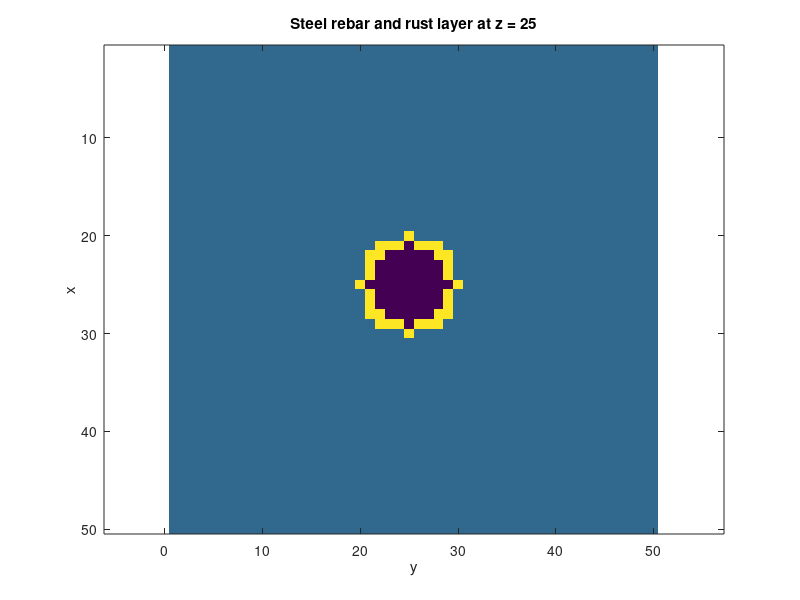

This chart was generated by the following MATLAB code:
clc;
clear;
close all;

%----- Medium ----------
length_x = 0.05;
length_y = 0.05;
length_z = 0.05;

eps0=8.854e-12;
meu0=4*pi*1e-7;
real_epsr_conc=4; % relative permittivity of concrete = 4 - j0.06
img_epsr_conc=0.06;
real_epsr_rust=10; % relative permittivity of rust = 10 - j0.86
img_epsr_rust=0.86;
eps_conc=eps0*real_epsr_conc;
eps_rust=eps0*real_epsr_rust;
eps_steel=eps0; 
meur=1;
meu=meu0*meur;

%---- Signal -----------
c=3e8;
v=c/sqrt(real_epsr_conc*meur);
freq=12e9;
lamda=v/freq;
lamda_min = lamda/sqrt(real_epsr_conc*meur);

%------ Conductivity values ---------
cond_conc=2*pi*freq*eps0*img_epsr_conc;
cond_rust=2*pi*freq*eps0*img_epsr_rust;

%------ Cell length and time step---------
dx=1e-3;
dy=dx;
dz=dy;
dt=1/(v*sqrt(1/(dx^2) + 1/(dy^2) + 1/(dz^2)));

%------- Rust conditions ---------
bar_exists = 1;
corr = 5;

%------- Corrosion base values ---------
rs_paper = [12.50,12.18,11.85,11.52,11.18,10.82,10.45]/2000;
rr_paper = [12.50,13.40,14.25,15.05,15.81,16.53,17.23]/2000;

if corr~=0
    for i=1:6
        if corr==5*i
            rs = ceil(rs_paper(i+1)/(2*dx));
            rr = ceil((rr_paper(i+1)-rs_paper(i+1))/(2*dx));    
        end
    end
else
    rs = ceil(rs_paper(1)/(2*dx));
    rr = 0;
end

N_cells_x = round(length_x/dx);
N_cells_y = round(length_y/dy);
N_cells_z = round(length_z/dz);

Mid_cell_x = round(N_cells_x/2); % position to launch the signal
Mid_cell_y = round(N_cells_y/2);
Mid_cell_z = round(N_cells_z/2);

[Y, X, Z] = meshgrid(1:N_cells_y, 1:N_cells_x, 1:N_cells_z);

% Initialize space with concrete
space = ones(N_cells_x, N_cells_y, N_cells_z)*eps_conc;

%------- Rebar radius and conditions --------
if(bar_exists==1)
    rebarMask = false(N_cells_x, N_cells_y, N_cells_z);
    rustMask = false(N_cells_x, N_cells_y, N_cells_z);
    for i = 1:N_cells_x
        for j = 1:N_cells_y
            for k = 1:N_cells_z
                distSq = (i - Mid_cell_x)^2 + (j - Mid_cell_y)^2;
                rebarMask(i, j, k) = distSq <= rs^2;
                rustMask(i, j, k) = distSq <= (rs+rr)^2 & distSq > rs^2;
            end
        end
    end

    for i = 1:N_cells_x
        for j = 1:N_cells_y
            for k = 1:N_cells_z
                if rebarMask(i, j)
                    space(i, j, k) = eps_steel;
                elseif rustMask(i, j)
                    space(i, j, k) = eps_rust;
                end
            end
        end
    end
end

% ---- Visualizing the space ----
figure;
z_slice = round(N_cells_z/2);
imagesc(space(:, :, z_slice));
xlabel('y');
ylabel('x');
title(['Steel rebar and rust layer at z = ', num2str(z_slice)]);
axis equal tight;

%------ Multiplying constants --------
const_e1=zeros(N_cells_x,N_cells_y, N_cells_z);
const_ex=zeros(N_cells_x,N_cells_y, N_cells_z);
const_ey=zeros(N_cells_x,N_cells_y, N_cells_z);
const_ez=zeros(N_cells_x,N_cells_y, N_cells_z);

%------- Steel, Rust and Concrete region ---------
if(bar_exists==1)
    const_e1(~rebarMask & ~rustMask) = ((2*eps_conc)-(cond_conc*dt))/((2*eps_conc)+(cond_conc*dt));
    const_ex(~rebarMask & ~rustMask) = (2*dt/dx)/((2*eps_conc)+(cond_conc*dt));
    const_ey(~rebarMask & ~rustMask) = (2*dt/dy)/((2*eps_conc)+(cond_conc*dt));
    const_ez(~rebarMask & ~rustMask) = (2*dt/dz)/((2*eps_conc)+(cond_conc*dt));

    const_e1(rebarMask) = 0;
    const_ex(rebarMask) = 0;
    const_ey(rebarMask) = 0;
    const_ez(rebarMask) = 0;

    const_e1(rustMask) = ((2*eps_rust)-(cond_rust*dt))/((2*eps_rust)+(cond_rust*dt));
    const_ex(rustMask) = (2*dt/dx)/((2*eps_rust)+(cond_rust*dt));
    const_ey(rustMask) = (2*dt/dy)/((2*eps_rust)+(cond_rust*dt));
    const_ez(rustMask) = (2*dt/dz)/((2*eps_rust)+(cond_rust*dt));

else 

    const_e1 = ones(N_cells_x, N_cells_y, N_cells_z) * ((2*eps_conc)-(cond_conc*dt))/((2*eps_conc)+(cond_conc*dt));
    const_ex = ones(N_cells_x, N_cells_y, N_cells_z) * (2*dt/dx)/((2*eps_conc)+(cond_conc*dt));
    const_ey = ones(N_cells_x, N_cells_y, N_cells_z) * (2*dt/dy)/((2*eps_conc)+(cond_conc*dt));
    const_ez = ones(N_cells_x, N_cells_y, N_cells_z) * (2*dt/dz)/((2*eps_conc)+(cond_conc*dt));

end

const_hx = dt/(meu*dx);
const_hy = dt/(meu*dy);
const_hz = dt/(meu*dz);

const_abc1z = (v*dt - dx)/(v*dt + dx);
const_abc1x = (v*dt - dy)/(v*dt + dy);

%------- Initialise E and H arrays ----------
ex=zeros(N_cells_x,N_cells_y,N_cells_z);
ey=zeros(N_cells_x,N_cells_y,N_cells_z);
ez=zeros(N_cells_x,N_cells_y,N_cells_z);

hx=zeros(N_cells_x,N_cells_y,N_cells_z);
hy=zeros(N_cells_x,N_cells_y,N_cells_z);
hz=zeros(N_cells_x,N_cells_y,N_cells_z);

%------- Tangential component around rebar ----------
gx = ones(N_cells_x, N_cells_y, N_cells_z);
gy = ones(N_cells_x, N_cells_y, N_cells_z);
gz = ones(N_cells_x, N_cells_y, N_cells_z);

if bar_exists==1
    for i = 1:N_cells_x
        for j = 1:N_cells_y
            for k = 1:N_cells_z
                if (i - Mid_cell_x)^2 + (j - Mid_cell_y)^2 <= (rs+1)^2 && (i - Mid_cell_x)^2 + (j - Mid_cell_y)^2 >= (rs-1)^2
                    gx(i,j,k) = 0;
                    gy(i,j,k) = 0;
                    gz(i,j,k) = 0;
                end
            end
        end
    end
end

%------ Gaussian pusle ------------
Ts=0.5e-9; % pulse width
t0=2*Ts; % pulse delay
N_steps=1200; % maximum iteration steps

vin = zeros(N_steps,1);
vout = zeros(N_steps,1);
vout_avg = zeros(N_steps,1);
time_stamp=zeros(N_steps,1);

ez_past = ez;
ex_past = ex;

fc = 7.5e9; % Center frequency
bw = 9e9;

%************** Iteration loop ****************

choice = input("Do you want to continue with the simulation (0-no, 1-yes)? ");

while choice==1

figure;
   
for n=1:N_steps         
    time=(n-1)*dt;  
    time_stamp(n,1)=time;
        
%------- Launching the signal ---------
    pulse1 = sin(2*pi*fc*time); % sine pulse
    pulse2 = exp(-((time-t0)/Ts)^2); % Gaussian pulse
    pulse = pulse2.*pulse1;

    ez(3, Mid_cell_y, Mid_cell_z) = pulse;
    vin(n) = ez(1, Mid_cell_y, Mid_cell_z);

     %--------- compute H ----------
     i = 1:N_cells_x-1;
     j = 1:N_cells_y-1;
     k = 1:N_cells_z-1;

     hx(i,j,k) = hx(i,j,k) + const_hz*(ey(i,j,k+1)-ey(i,j,k)) - const_hy*(ez(i,j+1,k)-ez(i,j,k));
     hy(i,j,k) = hy(i,j,k) + const_hx*(ez(i+1,j,k)-ez(i,j,k)) - const_hz*(ex(i,j,k+1)-ex(i,j,k));
     hz(i,j,k) = hz(i,j,k) + const_hy*(ez(i,j+1,k)-ez(i,j,k)) - const_hx*(ez(i+1,j,k)-ez(i,j,k));

     %--------- compute E ----------
     i = 2:N_cells_x;
     j = 2:N_cells_y;
     k = 2:N_cells_z;

     ex(i,j,k) = gx(i,j,k).*(const_e1(i,j,k).*ex(i,j,k) + const_ey(i,j,k).*(hz(i,j,k)-hz(i,j-1,k)) - const_ez(i,j,k).*(hy(i,j,k)-hy(i,j,k-1)));
     ey(i,j,k) = gy(i,j,k).*(const_e1(i,j,k).*ey(i,j,k) + const_ez(i,j,k).*(hx(i,j,k)-hx(i,j,k-1)) - const_ex(i,j,k).*(hy(i,j,k)-hy(i-1,j,k)));
     ez(i,j,k) = gz(i,j,k).*(const_e1(i,j,k).*ez(i,j,k) + const_ex(i,j,k).*(hy(i,j,k)-hy(i-1,j,k)) - const_ey(i,j,k).*(hy(i,j,k)-hy(i,j-1,k)));

     %----------- 1st order ABC ------------- 
     % X boundaries
%      ez(1,:,:) = ez_past(2,:,:) + const_abc1z*(ez(2,:,:)-ez(1,:,:)); % top boundary in X
%      ex(1,:,:) = ex_past(2,:,:) + const_abc1x*(ex(2,:,:)-ex(1,:,:)); % top boundary in X

%      ez(N_cells_x,:,:) = ez_past(N_cells_x-1,:,:) + const_abc1z*(ez(N_cells_x-1,:,:)-ez(N_cells_x,:,:)); % bottom boundary in X
%      ex(N_cells_x,:,:) = ex_past(N_cells_x-1,:,:) + const_abc1x*(ex(N_cells_x-1,:,:)-ex(N_cells_x,:,:)); % bottom boundary in X

     % Y boundaries
%      ez(:,1,:) = ez_past(:,2,:) + const_abc1z*(ez(:,2,:)-ez(:,1,:)); % top boundary in Y
%      ex(:,1,:) = ex_past(:,2,:) + const_abc1x*(ex(:,2,:)-ex(:,1,:)); % top boundary in Y
% 
%      ez(:,N_cells_y,:) = ez_past(:,N_cells_y-1,:) + const_abc1z*(ez(:,N_cells_y-1,:)-ez(:,N_cells_y,:)); % bottom boundary in Y
%      ex(:,N_cells_y,:) = ex_past(:,N_cells_y-1,:) + const_abc1x*(ex(:,N_cells_y-1,:)-ex(:,N_cells_y,:)); % bottom boundary in Y

     % Z boundaries
%      ez(:,:,1) = ez_past(:,:,2) + const_abc1z*(ez(:,:,2)-ez(:,:,1)); % top boundary in Z
%      ex(:,:,1) = ex_past(:,:,2) + const_abc1x*(ex(:,:,2)-ex(:,:,1)); % top boundary in Z

%      ez(:,:,N_cells_z) = ez_past(:,:,N_cells_z-1) + const_abc1z*(ez(:,:,N_cells_z-1)-ez(:,:,N_cells_z)); % bottom boundary in Z
%      ex(:,:,N_cells_z) = ex_past(:,:,N_cells_z-1) + const_abc1x*(ex(:,:,N_cells_z-1)-ex(:,:,N_cells_z)); % bottom boundary in Z

     ez_past = ez;
     ex_past = ex;

     % ------- Recording output -------
     vout(n)=ez(N_cells_x,Mid_cell_y,Mid_cell_z);

    % ------- Plotting --------
    z_slice = round(N_cells_z/2);
    imagesc(squeeze(ez(:, :, z_slice)));
    xlabel('y');
    ylabel('x');
    title(['Ez at timestep ', num2str(n), ' and z = ', num2str(z_slice)]);
    colorbar;
    clim([-0.5 0.5]);
    axis equal tight;
    pause(0.01);
end

break
end
